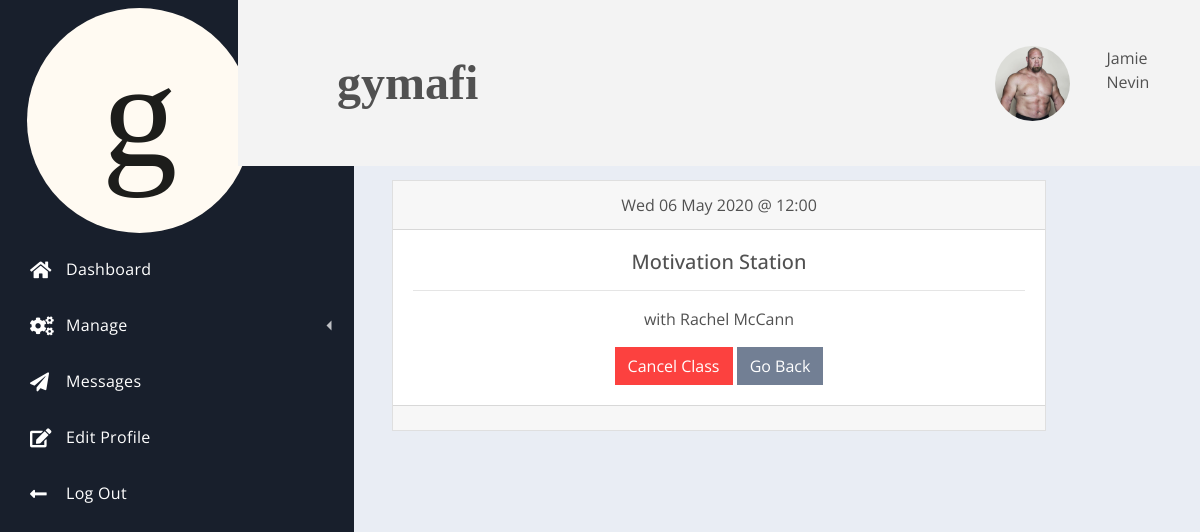
/admin/scheduleinfo.php?rowid=16 (signed in), run on the app's committed database.
### tables this page shows
CREATE TABLE `profile_img` (
  `img_id` int(11) NOT NULL,
  `img_path` varchar(200) NOT NULL DEFAULT '/gymafi/profileimg/placeholderimg.jpeg'
);

CREATE TABLE `users` (
  `id` int(11) NOT NULL,
  `username` varchar(100) DEFAULT NULL,
  `first_name` varchar(200) DEFAULT NULL,
  `last_name` varchar(200) DEFAULT NULL,
  `postcode` varchar(200) DEFAULT NULL,
  `house_number` varchar(255) DEFAULT NULL,
  `phone_number` varchar(14) DEFAULT NULL,
  `email` varchar(100) NOT NULL,
  `pword` varchar(100) NOT NULL,
  `is_admin` int(1) DEFAULT 0,
  `ass_coach_id` int(11) DEFAULT 100,
  `user_status` int(11) NOT NULL DEFAULT 0,
  `date_created` datetime NOT NULL DEFAULT current_timestamp()
);

CREATE TABLE `appointments` (
  `id` int(11) NOT NULL,
  `date` datetime NOT NULL,
  `client_id` int(11) NOT NULL,
  `coach_id` int(11) NOT NULL,
  `session_id` int(11) DEFAULT NULL,
  `class_id` int(11) DEFAULT NULL
);

CREATE TABLE `session` (
  `id` int(11) NOT NULL,
  `session_name` varchar(255) NOT NULL
);

### admin/scheduleinfo.php (the view, shortened to what this page needs)
<?php
    include('../conn.php');
    $mysessionid = $_GET['rowid'];
    if(!isset($_SESSION['keep_id'])) {
        header('location: ../index.php');
    } else {
        $id = $_SESSION['keep_id'];
    }
    $read = "SELECT * FROM users WHERE id = $id";
            $result = $conn->query($read);
            while($row = $result->fetch_assoc()) {
                $get_first_name = $row['first_name'];
                $get_last_name = $row['last_name'];
            }
?>
<!DOCTYPE html>
<html lang="en">
<head>
    <link rel="stylesheet" href="https://use.fontawesome.com/releases/v5.4.1/css/all.css">
    <link rel="stylesheet" href="/gymafi/css/spur.css">
    <link rel="stylesheet" href="css/demo.css"/>
    <link rel="stylesheet" href="css/theme3.css"/>
    <link rel="stylesheet" href="/gymafi/stylesheet.css">
</head>
<body>
    <div class="dash">
        <div class="dash-nav dash-nav-dark">
            <header>
                <a href="../admin/dash.php" class="">
                    <img src="/gymafi/img/gymafi_logo_circle.svg"
                            width="75%" height="75%" class="d-inline-block align-top myimgbutton loginbutton" alt="">
                </a>
            </header>
            <nav class="dash-nav-list">
                <a href="../admin/dash.php" class="dash-nav-item">
                    <i class="fas fa-home"></i> Dashboard </a>
                <div class="dash-nav-dropdown">
                    <a href="#!" class="dash-nav-item dash-nav-dropdown-toggle">
                        <i class="fas fa-cogs"></i> Manage </a>
                </div>
                <a href="../admin/messages.php" class="dash-nav-item">
                    <i class="fas fa-paper-plane"></i> Messages</a>
                <a href="../admin/profile.php" class="dash-nav-item">
                    <i class="fas fa-edit"></i> Edit Profile </a>
                <a href="#!" class="dash-nav-item" data-toggle="modal" data-target="#logoutmodal">
                    <i class="fas fa-long-arrow-alt-left"></i> Log Out </a>
            </nav>
        </div>
        <div class="dash-app">
            <header class="dash-toolbar">
                <div class="tools">
                    <div class="dropdown tools-item">
                    </div>
                </div>
                <div class="col">
                    <a class="navbar-brand font-weight-bold mytitle">gymafi</a>
                </div>
                <div class="row">
                    <?php
                        $img = "SELECT img_path FROM profile_img INNER JOIN users ON profile_img.img_id = users.id WHERE users.id = $id";
                        $displayimg = $conn->query($img);
                        $numrows = $displayimg->num_rows;
                        if ($numrows == 0) {
                            echo '<div class="col">
                                '.$get_first_name.' '.$get_last_name.'
                            </div>';
                        } else {
                            while($row=$displayimg->fetch_assoc()) {
                                $imgdata = $row['img_path'];
                            }
                            echo '
                                <div class="row">
                                    <div class="col">
                                        <a href="../admin/profile.php"><img class="myprofilepic" style="width:75px;height:75px;border-radius:50%" src="'.$imgdata.'"></a>
                                    </div>
                                    <div class="col">
                                        <p>'.$get_first_name.' '.$get_last_name.'</p>
                                    </div>
                                </div>
                            ';
                        }
                    ?>
                </div>
            </header>
            <main class="dash-content mt-5 pt-5">
                    <?php
                        $readuserapp = "SELECT appointments.id AS aptid, date, client_id, coach_id, session_id, session_name FROM appointments
                                        INNER JOIN session
                                        ON session.id = appointments.session_id
                                        WHERE coach_id = $id
                                        AND appointments.id = $mysessionid";
                        $userappresult = $conn->query($readuserapp);
                        while($row=$userappresult->fetch_assoc()) {
                        $date = $row['date'];
                        $client_id = $row['client_id'];
                        $session_name = $row['session_name'];
                        $fixed_date = date('D d M Y @ H:i', strtotime($date));
                        $readclientname = "SELECT first_name, last_name FROM users WHERE id = $client_id";
                        $resultclientname = $conn->query($readclientname);
                        while($crow=$resultclientname->fetch_assoc()) {
                        $clientfirstname = $crow['first_name'];
                        $clientlastname = $crow['last_name'];
                        }
                    }
                        echo '
                        <div class="container w-75">
                            <div class="card text-center">
                                <div class="card-header">
                                    '.$fixed_date.'
                                </div>
                                <div class="card-body">
                                    <h5 class="card-title"> '.$session_name.' </h5>
                                    <hr>
                                    <p class="card-text">with '.$clientfirstname.' '.$clientlastname.'</p>
                                    <a href="#!" class="btn btn-danger" data-toggle="modal" data-target="#deleteapptmodal">Cancel Class</a>
                                    <a href="schedule.php" class="btn btn-secondary">Go Back</a>
                                </div>
                                <div class="card-footer text-muted">
                                </div>
                            </div>
                        </div>
                        ';
                    ?>
            </main>
        </div>
    </div>
</body>
</html>

### stylesheet.css (style rules this page uses)
html { font-family: -apple-system, BlinkMacSystemFont, 'Segoe UI', Roboto, Oxygen, Ubuntu, Cantarell, 'Open Sans', 'Helvetica Neue', sans-serif; }
.navbar-brand { padding: 0 15px; height: 150px; line-height: 150px; }
.mytitle { font-family: 'Times New Roman', Times, serif; font-size: 3em; }
.myprofilepic { object-fit: contain; }

### data on the page
profile_img: img_path (picture)
users: first_name "Jamie", last_name "Nevin"
appointments: date "Wed 06 May 2020 @ 12:00", session.session_name "Motivation Station"
users: first_name "Rachel", last_name "McCann"
